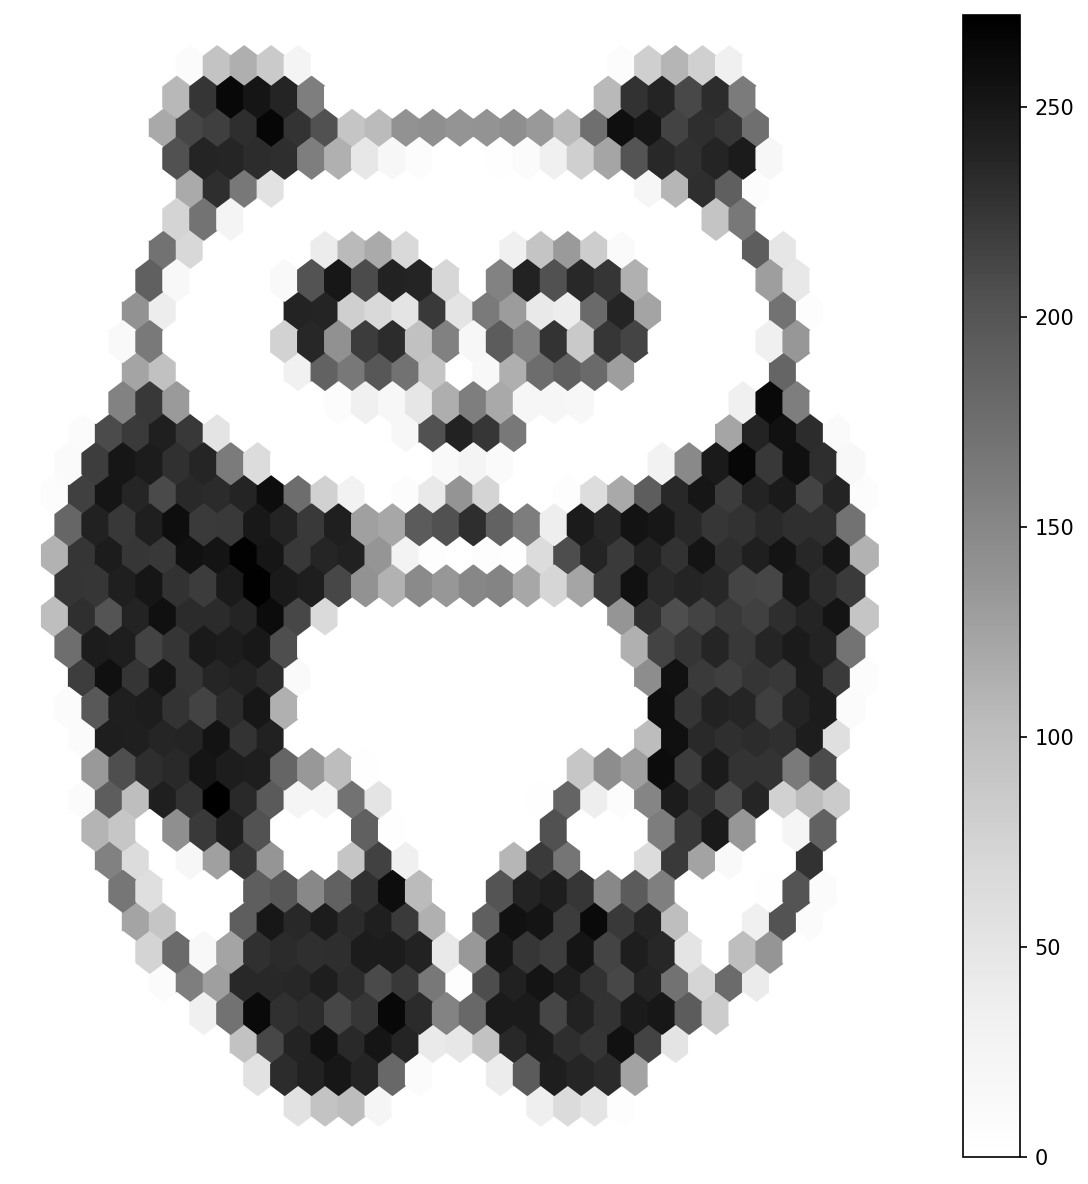

Recreate this plot in Python.
"""
Exercise 3.3.3: Hexpanda - Hexbin Artistic Filter

Transform an image into a hexagonal binning visualization, creating
an artistic effect that reveals patterns through density aggregation.

This script demonstrates how to convert image pixels into a pandas
DataFrame, sample the data, and create a hexbin plot for artistic effect.

Author: Claude (NumPy-to-GenAI Project)
Date: 2025-12-02

Thesis Metadata:
    Framework: F1-Hands-On
    Module: Module_03_transformations_effects
    Exercise Type: Execute
    Cognitive Load: Medium
    New Concepts: Hexbin visualization, DataFrame unstacking, coordinate inversion
    Prerequisites: NumPy arrays, pandas basics, matplotlib plotting

Research Question Contributions:
    RQ1 (Framework Design): Visual-first approach with immediate artistic output
    RQ2 (Cognitive Load): Builds on prior numpy/pandas knowledge
    RQ4 (Assessment): Technical (data transformation) + Creative (parameter tuning)
    RQ5 (Transfer): Hexbin concept transfers to scientific visualization
"""

import pandas as pd
import matplotlib.pyplot as plt
import numpy as np
from PIL import Image

# Configuration: grid size controls the level of detail
# Smaller values = larger hexagons = more abstract
# Larger values = smaller hexagons = more detail
grid_size = 30

# Step 1: Load and convert image to grayscale
panda_image = Image.open('panda.png')
panda_grayscale = panda_image.convert('L')
pixel_array = np.array(panda_grayscale)

# Step 2: Invert colors (white background becomes 0, dark pixels become high values)
# This is needed because hexbin plots density - we want dark areas to have high counts
inverted_pixels = 255 - pixel_array

# Step 3: Convert 2D array to pandas DataFrame for data manipulation
pixel_dataframe = pd.DataFrame(inverted_pixels)

# Step 4: Unstack to get (column, row, value) format
# The unstack() operation converts the 2D grid into a single Series
# with a MultiIndex containing (column, row) coordinates
pixel_series = pixel_dataframe.unstack()

# Step 5: Filter out background pixels (value = 0 after inversion)
# Only keep pixels that were originally dark (now have positive values)
foreground_pixels = pixel_series[pixel_series > 0]

# Step 6: Reset index to get x, y coordinates as columns
pixel_data = foreground_pixels.reset_index()
pixel_data.columns = ['x', 'y', 'intensity']

# Step 7: Invert y-coordinate for correct orientation
# Image coordinates have y=0 at top, matplotlib has y=0 at bottom
pixel_data['y'] = -pixel_data['y']

# Step 8: Random sampling to create density variation
# Using 25% of pixels creates a more artistic, scattered effect
sample_fraction = 4  # Use 1/4 of the pixels
sampled_data = pixel_data.sample(len(pixel_data) // sample_fraction)

# Step 9: Create hexbin visualization
# The hexbin plot aggregates points into hexagonal bins and colors by count
figure, axes = plt.subplots(figsize=(8, 8))
sampled_data.plot.hexbin(
    x='x',
    y='y',
    gridsize=grid_size,
    cmap='Greys',
    ax=axes
)

# Step 10: Clean up the plot appearance
axes.set_aspect('equal')
axes.axis('off')
plt.tight_layout()

# Step 11: Save the result
plt.savefig('hexpanda.png', dpi=150, bbox_inches='tight',
            facecolor='white', edgecolor='none')
plt.close()

print("Hexpanda visualization complete!")
print(f"Original image size: {pixel_array.shape}")
print(f"Foreground pixels: {len(foreground_pixels):,}")
print(f"Sampled pixels: {len(sampled_data):,}")
print(f"Grid size: {grid_size}")
print("Output saved as: hexpanda.png")
